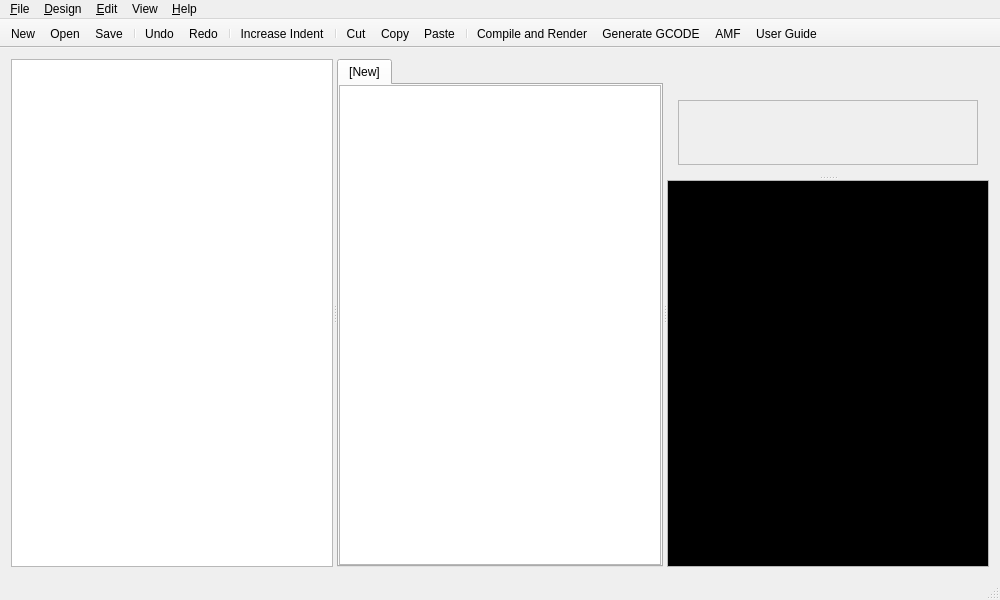
<?xml version="1.0" encoding="UTF-8"?>
<ui version="4.0">
 <class>MainWindow</class>
 <widget class="QMainWindow" name="MainWindow">
  <property name="geometry">
   <rect>
    <x>0</x>
    <y>0</y>
    <width>1000</width>
    <height>600</height>
   </rect>
  </property>
  <property name="windowTitle">
   <string>RapCAD</string>
  </property>
  <widget class="QWidget" name="centralWidget">
   <layout class="QHBoxLayout" name="horizontalLayout">
    <item>
     <widget class="QSplitter" name="vSplitter">
      <property name="orientation">
       <enum>Qt::Horizontal</enum>
      </property>
      <widget class="QTreeView" name="treeView"/>
      <widget class="QTabWidget" name="tabWidget">
       <property name="tabShape">
        <enum>QTabWidget::Rounded</enum>
       </property>
       <property name="tabsClosable">
        <bool>false</bool>
       </property>
       <property name="movable">
        <bool>false</bool>
       </property>
       <widget class="CodeEditor" name="scriptEditor">
        <property name="tabStopWidth">
         <number>40</number>
        </property>
        <attribute name="title">
         <string>[New]</string>
        </attribute>
       </widget>
      </widget>
      <widget class="QSplitter" name="hSplitter">
       <property name="orientation">
        <enum>Qt::Vertical</enum>
       </property>
       <widget class="QWidget" name="verticalLayoutWidget">
        <layout class="QVBoxLayout" name="verticalLayout">
         <item>
          <spacer name="verticalSpacer">
           <property name="orientation">
            <enum>Qt::Vertical</enum>
           </property>
           <property name="sizeType">
            <enum>QSizePolicy::Fixed</enum>
           </property>
           <property name="sizeHint" stdset="0">
            <size>
             <width>0</width>
             <height>30</height>
            </size>
           </property>
          </spacer>
         </item>
         <item>
          <widget class="QFrame" name="frame">
           <property name="frameShape">
            <enum>QFrame::StyledPanel</enum>
           </property>
           <property name="frameShadow">
            <enum>QFrame::Raised</enum>
           </property>
           <layout class="QHBoxLayout" name="horizontalLayout_2">
            <property name="leftMargin">
             <number>2</number>
            </property>
            <property name="topMargin">
             <number>2</number>
            </property>
            <property name="rightMargin">
             <number>2</number>
            </property>
            <property name="bottomMargin">
             <number>2</number>
            </property>
            <item>
             <widget class="GLView" name="view" native="true"/>
            </item>
           </layout>
          </widget>
         </item>
        </layout>
       </widget>
       <widget class="Console" name="console">
        <property name="palette">
         <palette>
          <active>
           <colorrole role="Text">
            <brush brushstyle="SolidPattern">
             <color alpha="255">
              <red>255</red>
              <green>255</green>
              <blue>255</blue>
             </color>
            </brush>
           </colorrole>
           <colorrole role="Base">
            <brush brushstyle="SolidPattern">
             <color alpha="255">
              <red>0</red>
              <green>0</green>
              <blue>0</blue>
             </color>
            </brush>
           </colorrole>
          </active>
          <inactive>
           <colorrole role="Text">
            <brush brushstyle="SolidPattern">
             <color alpha="255">
              <red>255</red>
              <green>255</green>
              <blue>255</blue>
             </color>
            </brush>
           </colorrole>
           <colorrole role="Base">
            <brush brushstyle="SolidPattern">
             <color alpha="255">
              <red>0</red>
              <green>0</green>
              <blue>0</blue>
             </color>
            </brush>
           </colorrole>
          </inactive>
          <disabled>
           <colorrole role="Text">
            <brush brushstyle="SolidPattern">
             <color alpha="255">
              <red>159</red>
              <green>158</green>
              <blue>158</blue>
             </color>
            </brush>
           </colorrole>
           <colorrole role="Base">
            <brush brushstyle="SolidPattern">
             <color alpha="255">
              <red>255</red>
              <green>255</green>
              <blue>255</blue>
             </color>
            </brush>
           </colorrole>
          </disabled>
         </palette>
        </property>
       </widget>
      </widget>
     </widget>
    </item>
   </layout>
  </widget>
  <widget class="QMenuBar" name="menuBar">
   <property name="geometry">
    <rect>
     <x>0</x>
     <y>0</y>
     <width>1000</width>
     <height>25</height>
    </rect>
   </property>
   <widget class="QMenu" name="menuFile">
    <property name="title">
     <string>&amp;File</string>
    </property>
    <widget class="QMenu" name="menuExport">
     <property name="title">
      <string>Export</string>
     </property>
     <addaction name="actionExportAsciiSTL"/>
     <addaction name="actionExportOBJ"/>
     <addaction name="actionExportVRML"/>
     <addaction name="actionExportAMF"/>
     <addaction name="actionExport3MF"/>
     <addaction name="actionExportOFF"/>
     <addaction name="actionExportNEF"/>
     <addaction name="actionExportImage"/>
     <addaction name="actionExportSVG"/>
     <addaction name="actionExportCSG"/>
    </widget>
    <addaction name="actionNew"/>
    <addaction name="actionOpen"/>
    <addaction name="separator"/>
    <addaction name="actionSave"/>
    <addaction name="actionSaveAs"/>
    <addaction name="actionSaveAll"/>
    <addaction name="separator"/>
    <addaction name="menuExport"/>
    <addaction name="separator"/>
    <addaction name="actionClose"/>
    <addaction name="actionQuit"/>
   </widget>
   <widget class="QMenu" name="menuEdit">
    <property name="title">
     <string>&amp;Edit</string>
    </property>
    <addaction name="actionUndo"/>
    <addaction name="actionRedo"/>
    <addaction name="separator"/>
    <addaction name="actionCut"/>
    <addaction name="actionCopy"/>
    <addaction name="actionPaste"/>
    <addaction name="separator"/>
    <addaction name="actionPreferences"/>
   </widget>
   <widget class="QMenu" name="menuDesign">
    <property name="title">
     <string>&amp;Design</string>
    </property>
    <addaction name="actionCompileAndRender"/>
    <addaction name="actionGenerateGcode"/>
    <addaction name="actionShowBuiltins"/>
    <addaction name="actionEnableCaches"/>
    <addaction name="actionFlushCaches"/>
   </widget>
   <widget class="QMenu" name="menuView">
    <property name="title">
     <string>View</string>
    </property>
    <addaction name="actionShowEdges"/>
    <addaction name="actionShowAxes"/>
    <addaction name="actionShowRulers"/>
    <addaction name="actionShowBase"/>
    <addaction name="actionShowPrintArea"/>
    <addaction name="actionSkeleton"/>
    <addaction name="separator"/>
    <addaction name="actionShowEditor"/>
    <addaction name="actionShowConsole"/>
    <addaction name="actionShowProjects"/>
    <addaction name="separator"/>
    <addaction name="actionTop"/>
    <addaction name="actionBottom"/>
    <addaction name="actionLeft"/>
    <addaction name="actionRight"/>
    <addaction name="actionFront"/>
    <addaction name="actionBack"/>
    <addaction name="actionDefaultView"/>
    <addaction name="separator"/>
    <addaction name="actionSetViewport"/>
   </widget>
   <widget class="QMenu" name="menuHelp">
    <property name="title">
     <string>&amp;Help</string>
    </property>
    <addaction name="actionAbout"/>
    <addaction name="actionAboutQt"/>
    <addaction name="actionUserGuide"/>
   </widget>
   <addaction name="menuFile"/>
   <addaction name="menuDesign"/>
   <addaction name="menuEdit"/>
   <addaction name="menuView"/>
   <addaction name="menuHelp"/>
  </widget>
  <widget class="QToolBar" name="mainToolBar">
   <property name="movable">
    <bool>false</bool>
   </property>
   <property name="floatable">
    <bool>false</bool>
   </property>
   <attribute name="toolBarArea">
    <enum>TopToolBarArea</enum>
   </attribute>
   <attribute name="toolBarBreak">
    <bool>false</bool>
   </attribute>
   <addaction name="actionNew"/>
   <addaction name="actionOpen"/>
   <addaction name="actionSave"/>
   <addaction name="separator"/>
   <addaction name="actionUndo"/>
   <addaction name="actionRedo"/>
   <addaction name="separator"/>
   <addaction name="actionIncreaseIndent"/>
   <addaction name="separator"/>
   <addaction name="actionCut"/>
   <addaction name="actionCopy"/>
   <addaction name="actionPaste"/>
   <addaction name="separator"/>
   <addaction name="actionCompileAndRender"/>
   <addaction name="actionGenerateGcode"/>
   <addaction name="actionExportAMF"/>
   <addaction name="actionUserGuide"/>
  </widget>
  <widget class="QStatusBar" name="statusBar"/>
  <action name="actionNew">
   <property name="icon">
    <iconset theme="document-new">
     <normaloff/>
    </iconset>
   </property>
   <property name="text">
    <string>&amp;New</string>
   </property>
   <property name="toolTip">
    <string>Create a new RapCAD document.</string>
   </property>
   <property name="shortcut">
    <string>Ctrl+N</string>
   </property>
   <property name="iconVisibleInMenu">
    <bool>true</bool>
   </property>
  </action>
  <action name="actionOpen">
   <property name="icon">
    <iconset theme="document-open">
     <normaloff/>
    </iconset>
   </property>
   <property name="text">
    <string>&amp;Open...</string>
   </property>
   <property name="iconText">
    <string>Open</string>
   </property>
   <property name="toolTip">
    <string>Open an existing RapCAD document.</string>
   </property>
   <property name="shortcut">
    <string>Ctrl+O</string>
   </property>
   <property name="iconVisibleInMenu">
    <bool>true</bool>
   </property>
  </action>
  <action name="actionClose">
   <property name="icon">
    <iconset theme="window-close">
     <normaloff/>
    </iconset>
   </property>
   <property name="text">
    <string>&amp;Close</string>
   </property>
   <property name="toolTip">
    <string>Close the current document.</string>
   </property>
   <property name="shortcut">
    <string>Ctrl+W</string>
   </property>
   <property name="iconVisibleInMenu">
    <bool>true</bool>
   </property>
  </action>
  <action name="actionSave">
   <property name="icon">
    <iconset theme="document-save">
     <normaloff/>
    </iconset>
   </property>
   <property name="text">
    <string>&amp;Save</string>
   </property>
   <property name="toolTip">
    <string>Save the current document.</string>
   </property>
   <property name="shortcut">
    <string>Ctrl+S</string>
   </property>
   <property name="iconVisibleInMenu">
    <bool>true</bool>
   </property>
  </action>
  <action name="actionSaveAs">
   <property name="icon">
    <iconset theme="document-save-as">
     <normaloff/>
    </iconset>
   </property>
   <property name="text">
    <string>Save &amp;As...</string>
   </property>
   <property name="toolTip">
    <string>Save the current document with a new file name.</string>
   </property>
   <property name="shortcut">
    <string>Ctrl+Shift+S</string>
   </property>
   <property name="iconVisibleInMenu">
    <bool>true</bool>
   </property>
  </action>
  <action name="actionQuit">
   <property name="icon">
    <iconset theme="application-exit">
     <normaloff/>
    </iconset>
   </property>
   <property name="text">
    <string>&amp;Quit</string>
   </property>
   <property name="toolTip">
    <string>Quit RapCAD</string>
   </property>
   <property name="shortcut">
    <string>Ctrl+Q</string>
   </property>
   <property name="iconVisibleInMenu">
    <bool>true</bool>
   </property>
  </action>
  <action name="actionUndo">
   <property name="icon">
    <iconset theme="edit-undo">
     <normaloff/>
    </iconset>
   </property>
   <property name="text">
    <string>Undo</string>
   </property>
   <property name="toolTip">
    <string>Undo the last action.</string>
   </property>
   <property name="shortcut">
    <string>Ctrl+Z</string>
   </property>
   <property name="iconVisibleInMenu">
    <bool>true</bool>
   </property>
  </action>
  <action name="actionRedo">
   <property name="icon">
    <iconset theme="edit-redo">
     <normaloff/>
    </iconset>
   </property>
   <property name="text">
    <string>Redo</string>
   </property>
   <property name="toolTip">
    <string>Redo the last undone action.</string>
   </property>
   <property name="shortcut">
    <string>Ctrl+Shift+Z</string>
   </property>
   <property name="iconVisibleInMenu">
    <bool>true</bool>
   </property>
  </action>
  <action name="actionCut">
   <property name="icon">
    <iconset theme="edit-cut">
     <normaloff/>
    </iconset>
   </property>
   <property name="text">
    <string>Cut</string>
   </property>
   <property name="toolTip">
    <string>Cut the selected text.</string>
   </property>
   <property name="shortcut">
    <string>Ctrl+X</string>
   </property>
   <property name="iconVisibleInMenu">
    <bool>true</bool>
   </property>
  </action>
  <action name="actionCopy">
   <property name="icon">
    <iconset theme="edit-copy">
     <normaloff/>
    </iconset>
   </property>
   <property name="text">
    <string>Copy</string>
   </property>
   <property name="toolTip">
    <string>Copy the selected text.</string>
   </property>
   <property name="shortcut">
    <string>Ctrl+C</string>
   </property>
   <property name="iconVisibleInMenu">
    <bool>true</bool>
   </property>
  </action>
  <action name="actionPaste">
   <property name="icon">
    <iconset theme="edit-paste">
     <normaloff/>
    </iconset>
   </property>
   <property name="text">
    <string>&amp;Paste</string>
   </property>
   <property name="toolTip">
    <string>Paste the clipboard text.</string>
   </property>
   <property name="shortcut">
    <string>Ctrl+V</string>
   </property>
   <property name="iconVisibleInMenu">
    <bool>true</bool>
   </property>
  </action>
  <action name="actionCompileAndRender">
   <property name="icon">
    <iconset theme="system-run">
     <normaloff/>
    </iconset>
   </property>
   <property name="text">
    <string>Compile and &amp;Render</string>
   </property>
   <property name="toolTip">
    <string>Compile and Render the current document.</string>
   </property>
   <property name="shortcut">
    <string>F6</string>
   </property>
   <property name="iconVisibleInMenu">
    <bool>true</bool>
   </property>
  </action>
  <action name="actionGenerateGcode">
   <property name="icon">
    <iconset theme="text-x-script">
     <normaloff/>
    </iconset>
   </property>
   <property name="text">
    <string>Generate GCODE</string>
   </property>
   <property name="toolTip">
    <string>Generate GCODE for the current document.</string>
   </property>
   <property name="shortcut">
    <string>F7</string>
   </property>
   <property name="iconVisibleInMenu">
    <bool>true</bool>
   </property>
  </action>
  <action name="actionShowEdges">
   <property name="checkable">
    <bool>true</bool>
   </property>
   <property name="text">
    <string>Show Edges</string>
   </property>
   <property name="shortcut">
    <string>Ctrl+1</string>
   </property>
  </action>
  <action name="actionSkeleton">
   <property name="checkable">
    <bool>true</bool>
   </property>
   <property name="text">
    <string>Skeleton</string>
   </property>
   <property name="shortcut">
    <string>F11</string>
   </property>
  </action>
  <action name="actionShowAxes">
   <property name="checkable">
    <bool>true</bool>
   </property>
   <property name="checked">
    <bool>true</bool>
   </property>
   <property name="text">
    <string>Show Axes</string>
   </property>
   <property name="shortcut">
    <string>Ctrl+2</string>
   </property>
  </action>
  <action name="actionShowBase">
   <property name="checkable">
    <bool>true</bool>
   </property>
   <property name="checked">
    <bool>true</bool>
   </property>
   <property name="text">
    <string>Show Base</string>
   </property>
  </action>
  <action name="actionShowPrintArea">
   <property name="checkable">
    <bool>true</bool>
   </property>
   <property name="checked">
    <bool>true</bool>
   </property>
   <property name="text">
    <string>Show Print Area</string>
   </property>
  </action>
  <action name="actionShowRulers">
   <property name="checkable">
    <bool>true</bool>
   </property>
   <property name="checked">
    <bool>true</bool>
   </property>
   <property name="text">
    <string>Show Rulers</string>
   </property>
  </action>
  <action name="actionPreferences">
   <property name="icon">
    <iconset theme="document-properties">
     <normaloff/>
    </iconset>
   </property>
   <property name="text">
    <string>Preferences</string>
   </property>
   <property name="iconVisibleInMenu">
    <bool>true</bool>
   </property>
  </action>
  <action name="actionExportAsciiSTL">
   <property name="text">
    <string>Ascii STL</string>
   </property>
   <property name="toolTip">
    <string>Export to Ascii STL</string>
   </property>
  </action>
  <action name="actionExportOFF">
   <property name="enabled">
    <bool>true</bool>
   </property>
   <property name="text">
    <string>OFF</string>
   </property>
   <property name="toolTip">
    <string>Export to OFF</string>
   </property>
  </action>
  <action name="actionExportImage">
   <property name="text">
    <string>PNG Image</string>
   </property>
   <property name="toolTip">
    <string>Export to PNG Image</string>
   </property>
  </action>
  <action name="actionShowEditor">
   <property name="checkable">
    <bool>true</bool>
   </property>
   <property name="checked">
    <bool>true</bool>
   </property>
   <property name="text">
    <string>Show Editor</string>
   </property>
  </action>
  <action name="actionShowConsole">
   <property name="checkable">
    <bool>true</bool>
   </property>
   <property name="checked">
    <bool>true</bool>
   </property>
   <property name="text">
    <string>Show Console</string>
   </property>
  </action>
  <action name="actionShowProjects">
   <property name="checkable">
    <bool>true</bool>
   </property>
   <property name="checked">
    <bool>true</bool>
   </property>
   <property name="text">
    <string>Show Projects</string>
   </property>
  </action>
  <action name="actionSetViewport">
   <property name="text">
    <string>Set Default View</string>
   </property>
  </action>
  <action name="actionDefaultView">
   <property name="text">
    <string>Default</string>
   </property>
   <property name="shortcut">
    <string>Ctrl+D</string>
   </property>
  </action>
  <action name="actionTop">
   <property name="text">
    <string>Top</string>
   </property>
   <property name="shortcut">
    <string>Ctrl+4</string>
   </property>
  </action>
  <action name="actionBottom">
   <property name="text">
    <string>Bottom</string>
   </property>
   <property name="shortcut">
    <string>Ctrl+5</string>
   </property>
  </action>
  <action name="actionLeft">
   <property name="text">
    <string>Left</string>
   </property>
   <property name="shortcut">
    <string>Ctrl+6</string>
   </property>
  </action>
  <action name="actionRight">
   <property name="text">
    <string>Right</string>
   </property>
   <property name="shortcut">
    <string>Ctrl+7</string>
   </property>
  </action>
  <action name="actionFront">
   <property name="text">
    <string>Front</string>
   </property>
   <property name="shortcut">
    <string>Ctrl+8</string>
   </property>
  </action>
  <action name="actionBack">
   <property name="text">
    <string>Back</string>
   </property>
   <property name="shortcut">
    <string>Ctrl+9</string>
   </property>
  </action>
  <action name="actionSaveAll">
   <property name="text">
    <string>Save All</string>
   </property>
  </action>
  <action name="actionExportAMF">
   <property name="icon">
    <iconset theme="text-x-generic-template">
     <normaloff/>
    </iconset>
   </property>
   <property name="text">
    <string>AMF</string>
   </property>
   <property name="toolTip">
    <string>Export the current rendering as AMF</string>
   </property>
  </action>
  <action name="actionAbout">
   <property name="icon">
    <iconset theme="help-about">
     <normaloff/>
    </iconset>
   </property>
   <property name="text">
    <string>&amp;About</string>
   </property>
  </action>
  <action name="actionShowBuiltins">
   <property name="icon">
    <iconset theme="package">
     <normaloff/>
    </iconset>
   </property>
   <property name="text">
    <string>Show &amp;Builtins</string>
   </property>
   <property name="toolTip">
    <string>Show Built in Function and Module definitions</string>
   </property>
  </action>
  <action name="actionExportCSG">
   <property name="text">
    <string>CSG product</string>
   </property>
   <property name="toolTip">
    <string>CSG product</string>
   </property>
  </action>
  <action name="actionAboutQt">
   <property name="text">
    <string>About &amp;Qt</string>
   </property>
  </action>
  <action name="actionExportOBJ">
   <property name="text">
    <string>OBJ</string>
   </property>
  </action>
  <action name="actionExportVRML">
   <property name="text">
    <string>VRML 2.0</string>
   </property>
  </action>
  <action name="actionUserGuide">
   <property name="icon">
    <iconset theme="help">
     <normaloff/>
    </iconset>
   </property>
   <property name="text">
    <string>User Guide</string>
   </property>
  </action>
  <action name="actionFlushCaches">
   <property name="text">
    <string>Flush Caches</string>
   </property>
   <property name="toolTip">
    <string>Flush the geomtry cache</string>
   </property>
  </action>
  <action name="actionExportNEF">
   <property name="text">
    <string>NEF</string>
   </property>
   <property name="toolTip">
    <string>Export NEF</string>
   </property>
  </action>
  <action name="actionEnableCaches">
   <property name="checkable">
    <bool>true</bool>
   </property>
   <property name="text">
    <string>Enable Caches</string>
   </property>
   <property name="toolTip">
    <string>Enable Caches</string>
   </property>
  </action>
  <action name="actionExport3MF">
   <property name="text">
    <string>3MF</string>
   </property>
  </action>
  <action name="actionExportSVG">
   <property name="text">
    <string>SVG (2D)</string>
   </property>
  </action>
  <action name="actionIncreaseIndent">
   <property name="icon">
    <iconset theme="format-indent-more"/>
   </property>
   <property name="text">
    <string>Increase Indent</string>
   </property>
   <property name="toolTip">
    <string>Increase the indentation of the selected text</string>
   </property>
  </action>
 </widget>
 <layoutdefault spacing="6" margin="11"/>
 <customwidgets>
  <customwidget>
   <class>GLView</class>
   <extends>QWidget</extends>
   <header>ui/glview.h</header>
   <container>1</container>
  </customwidget>
  <customwidget>
   <class>Console</class>
   <extends>QPlainTextEdit</extends>
   <header>ui/console.h</header>
   <container>1</container>
  </customwidget>
  <customwidget>
   <class>CodeEditor</class>
   <extends>QPlainTextEdit</extends>
   <header>ui/codeeditor.h</header>
   <container>1</container>
  </customwidget>
 </customwidgets>
 <resources/>
 <connections/>
</ui>
